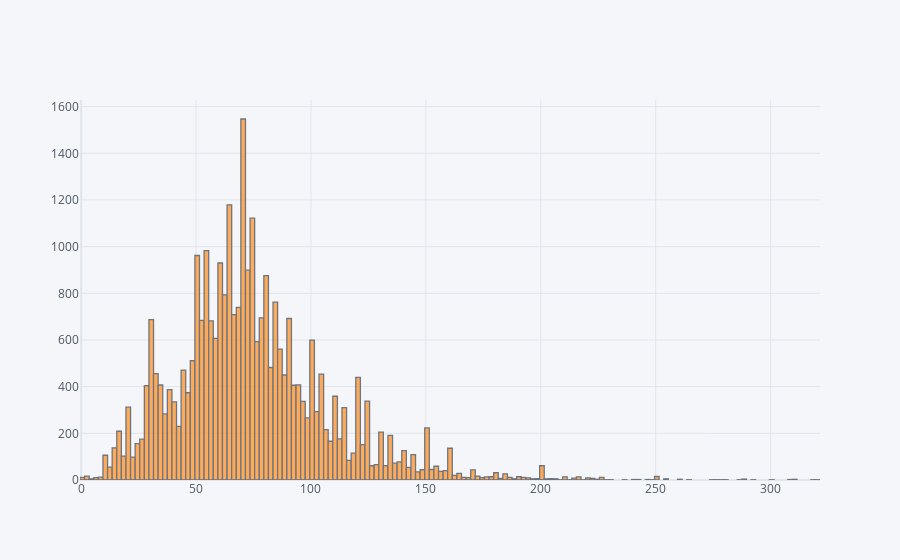

This figure's notebook cell:
### Code cell
residential_df["space"].iplot(kind="hist")

### Figure 1 — Plotly figure (JSON) as saved in the notebook; plotly's stock layout.template omitted (floating-point values rounded to 4 significant figures; data arrays with more than 128 entries replaced by an {"elided": "..."} marker saying what was removed)
{"data": [{"histfunc": "count", "histnorm": "", "marker": {"color": "rgba(255, 153, 51, 1.0)", "line": {"color": "#4D5663", "width": 1.3}}, "name": "space", "opacity": 0.8, "orientation": "v", "type": "histogram", "x": {"elided": "31582 int values"}}], "layout": {"barmode": "overlay", "legend": {"bgcolor": "#F5F6F9", "font": {"color": "#4D5663"}}, "paper_bgcolor": "#F5F6F9", "plot_bgcolor": "#F5F6F9", "title": {"font": {"color": "#4D5663"}}, "xaxis": {"gridcolor": "#E1E5ED", "showgrid": true, "tickfont": {"color": "#4D5663"}, "title": {"font": {"color": "#4D5663"}, "text": ""}, "zerolinecolor": "#E1E5ED"}, "yaxis": {"gridcolor": "#E1E5ED", "showgrid": true, "tickfont": {"color": "#4D5663"}, "title": {"font": {"color": "#4D5663"}, "text": ""}, "zerolinecolor": "#E1E5ED"}}}
